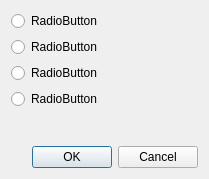
<?xml version="1.0" encoding="UTF-8"?>
<ui version="4.0">
 <class>ColorFormatDlg</class>
 <widget class="QDialog" name="ColorFormatDlg">
  <property name="geometry">
   <rect>
    <x>0</x>
    <y>0</y>
    <width>209</width>
    <height>179</height>
   </rect>
  </property>
  <property name="windowTitle">
   <string>Color format</string>
  </property>
  <layout class="QVBoxLayout" name="verticalLayout">
   <item>
    <widget class="QRadioButton" name="btnHtml">
     <property name="text">
      <string>RadioButton</string>
     </property>
     <attribute name="buttonGroup">
      <string>buttonGroup</string>
     </attribute>
    </widget>
   </item>
   <item>
    <widget class="QRadioButton" name="btnHex">
     <property name="text">
      <string>RadioButton</string>
     </property>
     <attribute name="buttonGroup">
      <string>buttonGroup</string>
     </attribute>
    </widget>
   </item>
   <item>
    <widget class="QRadioButton" name="btnHexSplitted">
     <property name="text">
      <string>RadioButton</string>
     </property>
     <attribute name="buttonGroup">
      <string>buttonGroup</string>
     </attribute>
    </widget>
   </item>
   <item>
    <widget class="QRadioButton" name="btnSplitted">
     <property name="text">
      <string>RadioButton</string>
     </property>
     <attribute name="buttonGroup">
      <string>buttonGroup</string>
     </attribute>
    </widget>
   </item>
   <item>
    <spacer name="verticalSpacer">
     <property name="orientation">
      <enum>Qt::Vertical</enum>
     </property>
     <property name="sizeHint" stdset="0">
      <size>
       <width>20</width>
       <height>40</height>
      </size>
     </property>
    </spacer>
   </item>
   <item>
    <widget class="QDialogButtonBox" name="buttonBox">
     <property name="orientation">
      <enum>Qt::Horizontal</enum>
     </property>
     <property name="standardButtons">
      <set>QDialogButtonBox::Cancel|QDialogButtonBox::Ok</set>
     </property>
    </widget>
   </item>
  </layout>
 </widget>
 <resources/>
 <connections>
  <connection>
   <sender>buttonBox</sender>
   <signal>accepted()</signal>
   <receiver>ColorFormatDlg</receiver>
   <slot>accept()</slot>
   <hints>
    <hint type="sourcelabel">
     <x>248</x>
     <y>254</y>
    </hint>
    <hint type="destinationlabel">
     <x>157</x>
     <y>274</y>
    </hint>
   </hints>
  </connection>
  <connection>
   <sender>buttonBox</sender>
   <signal>rejected()</signal>
   <receiver>ColorFormatDlg</receiver>
   <slot>reject()</slot>
   <hints>
    <hint type="sourcelabel">
     <x>316</x>
     <y>260</y>
    </hint>
    <hint type="destinationlabel">
     <x>286</x>
     <y>274</y>
    </hint>
   </hints>
  </connection>
 </connections>
 <buttongroups>
  <buttongroup name="buttonGroup"/>
 </buttongroups>
</ui>
